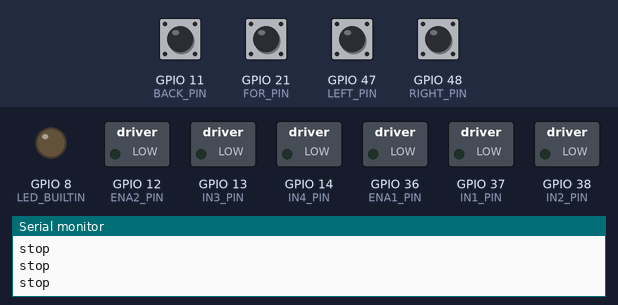
A sketch run on a simulated ESP32-S3. On the bench: switched loads named in the sketch (green lamp = pin HIGH), output pins drawn as LEDs (lit = HIGH), the last lines printed to the serial monitor. Dashed ring = blinking. The test bench sets the inputs (shaded band); at power-on: GPIO 11 (BACK_PIN), GPIO 21 (FOR_PIN), GPIO 47 (LEFT_PIN), GPIO 48 (RIGHT_PIN) LOW.

Above: at 1.2 s.
1.3 s: GPIO 47 (LEFT_PIN) pulled HIGH for 0.15 s
At 2.6 s:
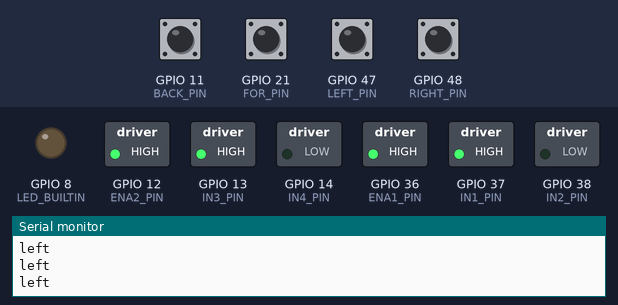
2.9 s: GPIO 47 (LEFT_PIN) pulled HIGH for 1 s
At 5.1 s:
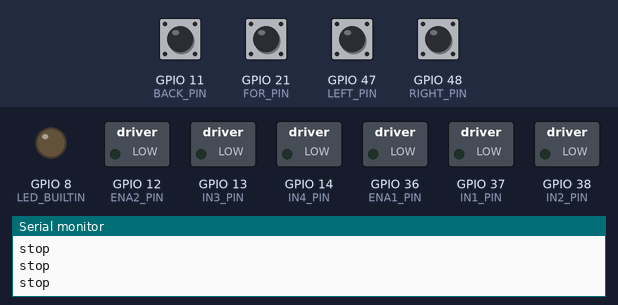
5.4 s: GPIO 48 (RIGHT_PIN) pulled HIGH for 0.15 s
At 5.8 s:
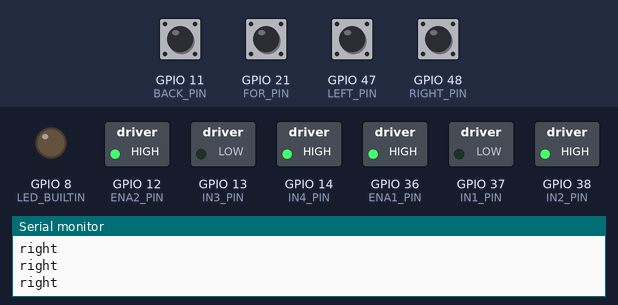
7.0 s: GPIO 48 (RIGHT_PIN) pulled HIGH for 1 s
At 8.3 s:
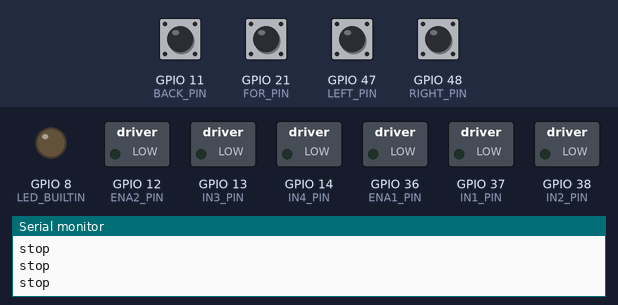
9.5 s: GPIO 11 (BACK_PIN) pulsed HIGH 5 times (0.12 s each, 0.3 s apart)
At 9.77 s:
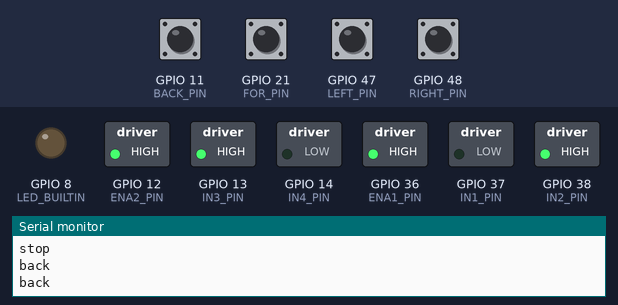
12.5 s: GPIO 21 (FOR_PIN) pulsed HIGH 2 times (0.12 s each, 0.3 s apart)
At 14.0 s:
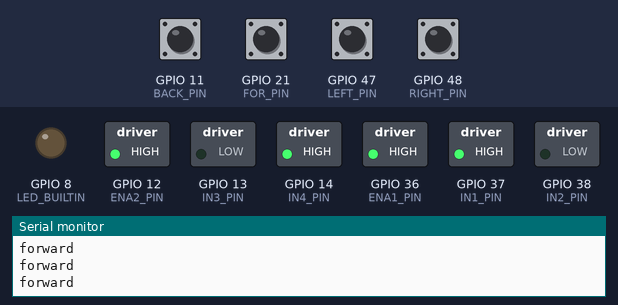
Timing chart, 0 to 15.5 s (numbered marks = the images above; inputs shaded):
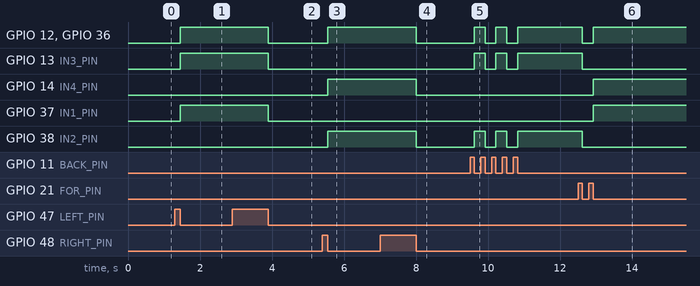

Measured:
- after the input at 1.3 s, GPIO 12 (ENA2_PIN), GPIO 13 (IN3_PIN), GPIO 36 (ENA1_PIN), GPIO 37 (IN1_PIN): LOW → HIGH after 0.15 s
- after the input at 2.9 s, GPIO 12 (ENA2_PIN), GPIO 13 (IN3_PIN), GPIO 36 (ENA1_PIN), GPIO 37 (IN1_PIN): HIGH → LOW after 1.0 s
- after the input at 5.4 s, GPIO 12 (ENA2_PIN), GPIO 14 (IN4_PIN), GPIO 36 (ENA1_PIN), GPIO 38 (IN2_PIN): LOW → HIGH after 0.15 s
- after the input at 7.0 s, GPIO 12 (ENA2_PIN), GPIO 14 (IN4_PIN), GPIO 36 (ENA1_PIN), GPIO 38 (IN2_PIN): HIGH → LOW after 1.0 s
- after the input at 9.5 s, GPIO 12 (ENA2_PIN), GPIO 13 (IN3_PIN), GPIO 36 (ENA1_PIN), GPIO 38 (IN2_PIN): alternates HIGH for 0.30 s and LOW for 0.30 s, 5 changes in all, then stays HIGH, starting after 0.12 s
- after the input at 12.5 s, GPIO 12 (ENA2_PIN), GPIO 36 (ENA1_PIN): HIGH → LOW after 0.12 s, → HIGH 0.30 s later; GPIO 13 (IN3_PIN), GPIO 38 (IN2_PIN): HIGH → LOW after 0.12 s; GPIO 14 (IN4_PIN), GPIO 37 (IN1_PIN): LOW → HIGH after 0.42 s

The sketch:

wheelbase-main.ino
```cpp
#include <ESP32Servo.h>
#include "src/isd-dev-api/src/isd-dev-pinout.hpp"

#define ENA1_PIN 36
#define IN1_PIN 37
#define IN2_PIN 38

#define ENA2_PIN 12
#define IN3_PIN 13
#define IN4_PIN 14

#define RIGHT_PIN 48
#define LEFT_PIN 47

#define FOR_PIN 21
#define BACK_PIN 11

#define BRUSH_PIN 35

// global counter
unsigned int g_counter = 0;
unsigned int g_counter_max = 30;

unsigned int drive_stack = 0;

bool isBrush = false;

/*
    Control the driving state of one side of the wheels with this function.

    @param opt
        Option of the state { 0:Stop; 1:Positive Direction; 2:Negative Direction }.
        "I have no idea which direction is witch physically :( . Don't Judge!!"

    @param ena
        Enable Pin of the side of the wheels.

    @param pin1
        Corrisponding IN1 / IN3 pin of the Relay Module.

    @param pin2
        Corrisponding IN2 / IN4 pin of the Relay Module.

*/
void drive_dir(int opt, int ena, int pin1, int pin2){

  // Do a truth table and you shall find out the pattern for the code to work. :)
  digitalWrite( ena,  (opt==0)? LOW : HIGH);
  digitalWrite( pin1, (opt==1)? HIGH: LOW );
  digitalWrite( pin2, (opt==2)? HIGH: LOW );

}

void setup() {

  Serial.begin(115200);

  pinMode(LED_BUILTIN,OUTPUT);

  pinMode(ENA1_PIN,OUTPUT);
  pinMode(IN1_PIN,OUTPUT);
  pinMode(IN2_PIN,OUTPUT);

  pinMode(ENA2_PIN,OUTPUT);
  pinMode(IN3_PIN,OUTPUT);
  pinMode(IN4_PIN,OUTPUT);

  pinMode(FOR_PIN,INPUT);
  pinMode(BACK_PIN,INPUT);
  pinMode(LEFT_PIN,INPUT);
  pinMode(RIGHT_PIN,INPUT);

  pinMode(BRUSH_PIN,INPUT);

}

void loop() {

  while(digitalRead(FOR_PIN)) // Loop trigger whenever the button is pushed. Escaped when only the button is pulled.
  {
    g_counter++; // Counter Added for timing

    // When desired counter value/timing (g_counter_max) is reached, Change the state variable (drive_stack) of the driving motion:
    // When drive_stack==0 i.e. Stop, change the motion to desired motion.
    if (g_counter == g_counter_max) drive_stack = (drive_stack==0)?1:0 ;
  }
  g_counter=0;

  while(digitalRead(BACK_PIN)){
    g_counter++;
    if (g_counter == g_counter_max) drive_stack = (drive_stack==0)?2:0 ;
  }
  g_counter=0;

  while(digitalRead(LEFT_PIN)){
    g_counter++;
    if (g_counter == g_counter_max) drive_stack = (drive_stack==0)?3:0 ;
  }
  g_counter=0;

  while(digitalRead(RIGHT_PIN)){
    g_counter++;
    if (g_counter == g_counter_max) drive_stack = (drive_stack==0)?4:0 ;
  }
  g_counter=0;

  switch(drive_stack){

    case 0:
      drive_dir(0,ENA1_PIN,IN1_PIN,IN2_PIN);
      drive_dir(0,ENA2_PIN,IN3_PIN,IN4_PIN);
      Serial.println("stop");
    break;

    case 1:
      drive_dir(1,ENA1_PIN,IN1_PIN,IN2_PIN);
      drive_dir(2,ENA2_PIN,IN3_PIN,IN4_PIN);
      Serial.println("forward");
    break;

    case 2:
      drive_dir(2,ENA1_PIN,IN1_PIN,IN2_PIN);
      drive_dir(1,ENA2_PIN,IN3_PIN,IN4_PIN);
      Serial.println("back");
    break;

    case 3:
      drive_dir(1,ENA1_PIN,IN1_PIN,IN2_PIN);
      drive_dir(1,ENA2_PIN,IN3_PIN,IN4_PIN);
      Serial.println("left");
    break;

    case 4:
      drive_dir(2,ENA1_PIN,IN1_PIN,IN2_PIN);
      drive_dir(2,ENA2_PIN,IN3_PIN,IN4_PIN);
      Serial.println("right");
    break;

    default:
      drive_dir(0,ENA1_PIN,IN1_PIN,IN2_PIN);
      drive_dir(0,ENA2_PIN,IN3_PIN,IN4_PIN);
      Serial.println("stop");
  }

  delay(100);
}
```

isd-dev-pinout.hpp
```cpp
#ifndef ISD_DEV_PINOUT_HPP
#define ISD_DEV_PINOUT_HPP

#include <Arduino.h>

#define LED_BUILTIN 8
#define SERVO0_PIN 40
#define SERVO1_PIN 39
#define MOTORIN1_PIN 9
#define MOTORIN2_PIN 10

#endif
```
